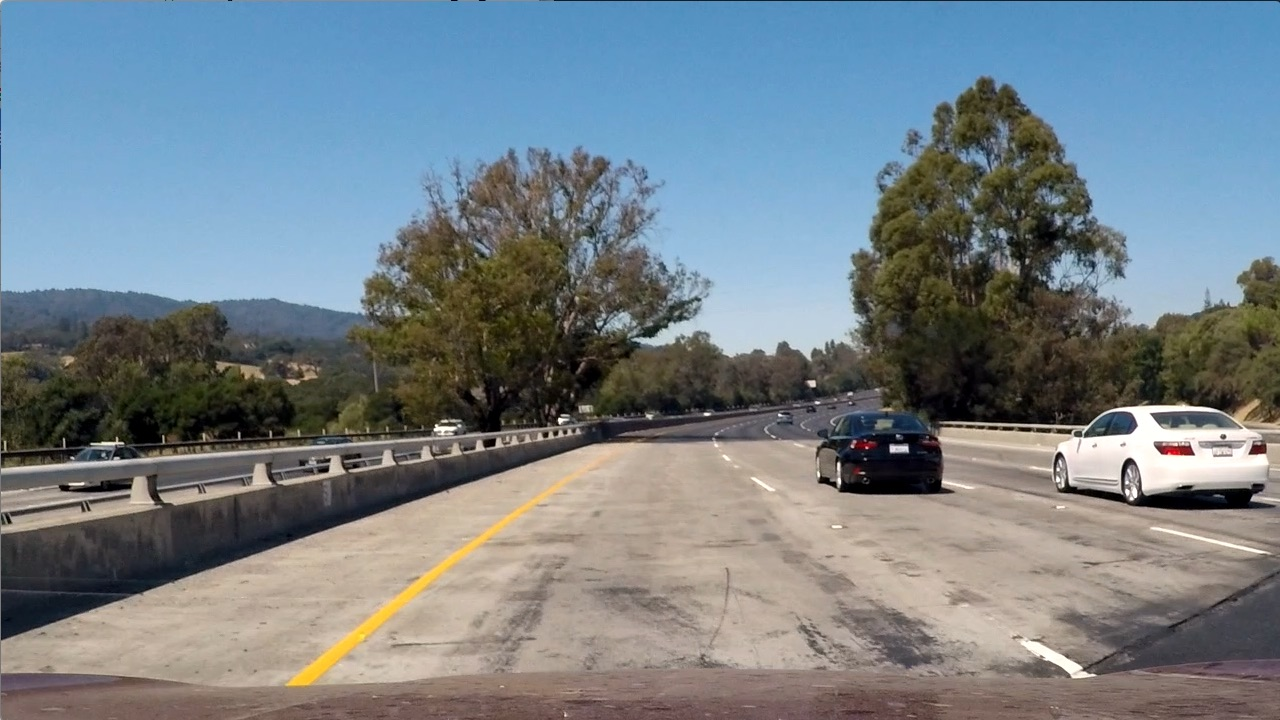
#> input picture P4_AdvancedDetectionLine/test_images/test1.jpg, 1280 x 720 px; its folder holds only this picture in this run
$ python threshold_utilis.py   (older library calls are emulated)
#> lines starting #> are read from the running program, lines starting #| are printed output that depends on the picture
import cv2
import matplotlib.image as mpimg
import matplotlib.pyplot as plt
import glob
import numpy as np

def grayscale(image):
    return cv2.cvtColor(image, cv2.COLOR_RGB2GRAY)

def clahe(image, contrast_limit=2.0, gridSize=(8, 8), verbose=False):
    gray = grayscale(image)
    clahe = cv2.createCLAHE(clipLimit=contrast_limit, tileGridSize=gridSize)
    cl1 = clahe.apply(gray)
    if verbose:
        cv2.imshow("clahe", cl1)
        cv2.waitKey(500)
    return cl1

def gradientThreshold(image, ksize, low_threshold, high_threshold, verbose=False):
    gray = clahe(image, 2.0, (16, 16))
    gray = grayscale(image)
    sobelx = cv2.Sobel(gray, cv2.CV_64F, 1, 0, ksize=ksize)
    sobely = cv2.Sobel(gray, cv2.CV_64F, 0, 1, ksize=ksize)
    abs_sobelx = np.sqrt(sobelx**2+sobely**2)
    scaled_sobelx = np.uint8(255*abs_sobelx/np.max(abs_sobelx))
    out_img = np.zeros_like(gray)
    out_img[(scaled_sobelx>=low_threshold) & (scaled_sobelx<=high_threshold)] = 1
    if verbose:
        plt.imshow(out_img, cmap="gray")
        plt.title("Gradient Threshold")
        plt.show()
    return out_img

def colorThreshold(image, low_threshold, high_threshold, verbose=False):
    hls = cv2.cvtColor(image, cv2.COLOR_RGB2HLS)
    s_image = hls[:, :, 2]
    out_img = np.zeros_like(s_image)
    out_img[(s_image>=low_threshold) & (s_image <= high_threshold)] = 1
    if verbose:
        plt.imshow(out_img, cmap="gray")
        plt.title("Color Threshold")
        plt.show()
    return out_img

def combineThreshold(image, gThresholdLow, gThresholdHigh, cThresholdLow, cThresholdHigh, verbose=False, ksize=3):
    g_image = gradientThreshold(image, ksize, gThresholdLow, gThresholdHigh)
    c_image = colorThreshold(image, cThresholdLow, cThresholdHigh)
    out_img = np.zeros_like(g_image)
    out_img[(g_image==1) | (c_image==1)] = 255
    kernel = np.ones((5, 5), np.uint8)
    close = cv2.morphologyEx(out_img.astype(np.uint8), cv2.MORPH_CLOSE, kernel)
    if verbose:
        fig, ax = plt.subplots(1, 2)
        ax[0].imshow(out_img, cmap="gray")
        ax[1].imshow(close, cmap="gray")
        plt.show()
    return out_img


image_files_path = glob.glob("test_images/test*.jpg")
for file in image_files_path:
    image = mpimg.imread(file)
#> image is the input picture: shape (720, 1280, 3); mean R, G, B 117.5, 128.7, 135.5
    # gradientThreshold(image, 3, 50, 200, verbose=True)
    combine_1 = combineThreshold(image, 50, 200, 200, 250, verbose=False)
#> in gradientThreshold, `sobely = cv2.Sobel(gray, cv2.CV_64F, 0, 1, ksize=ksize)`:
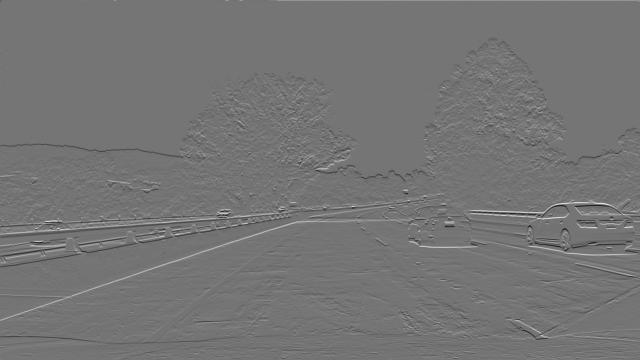
#> sobely: shape (720, 1280) float64 (shown at 1/2 size); min -799, max 941, mean -0.1; drawn with min black and max white
#> in combineThreshold, `g_image = gradientThreshold(image, ksize, gThresholdLow, gThresholdHigh)`:
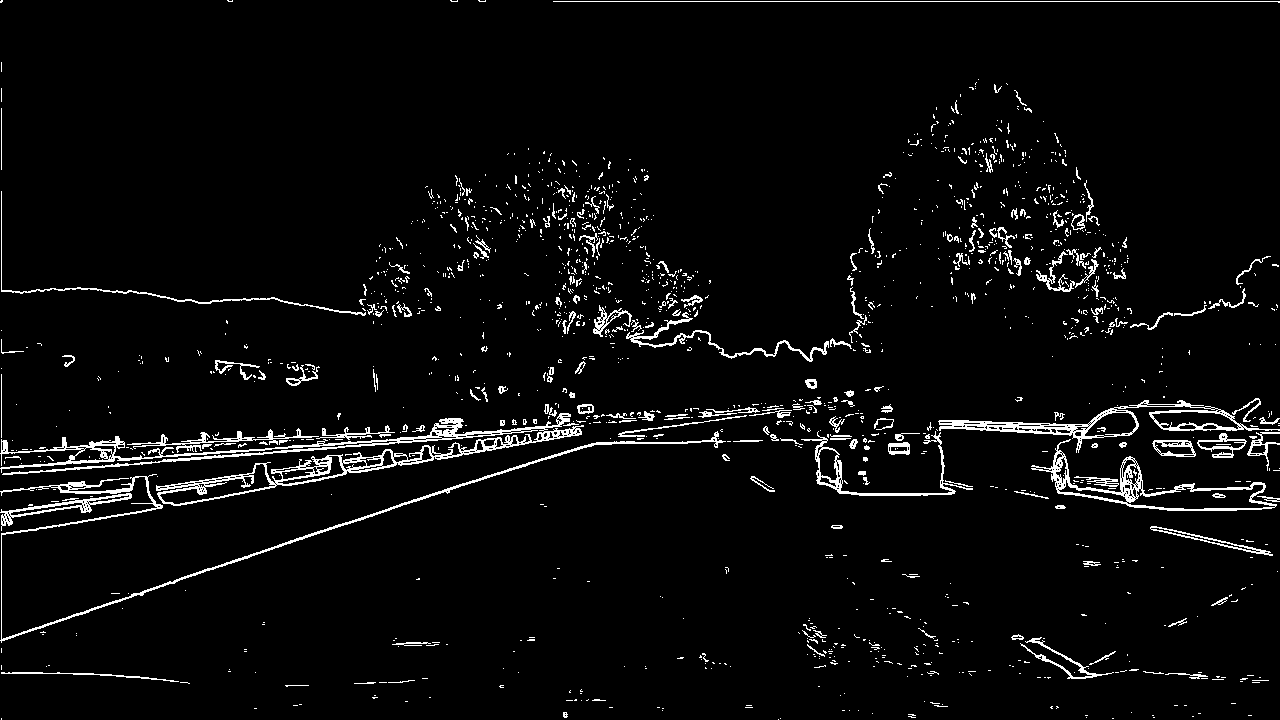
#> g_image: shape (720, 1280); values 0 (black) and 1 (white), 4.1% white in thin lines or dots
#> in colorThreshold, `s_image = hls[:, :, 2]`:
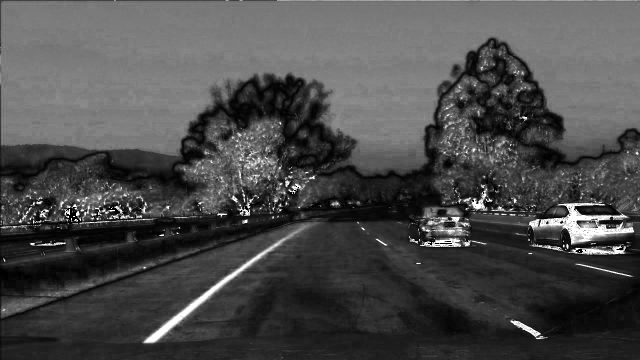
#> s_image: shape (720, 1280) (shown at 1/2 size); min 0, max 255, mean 74.4
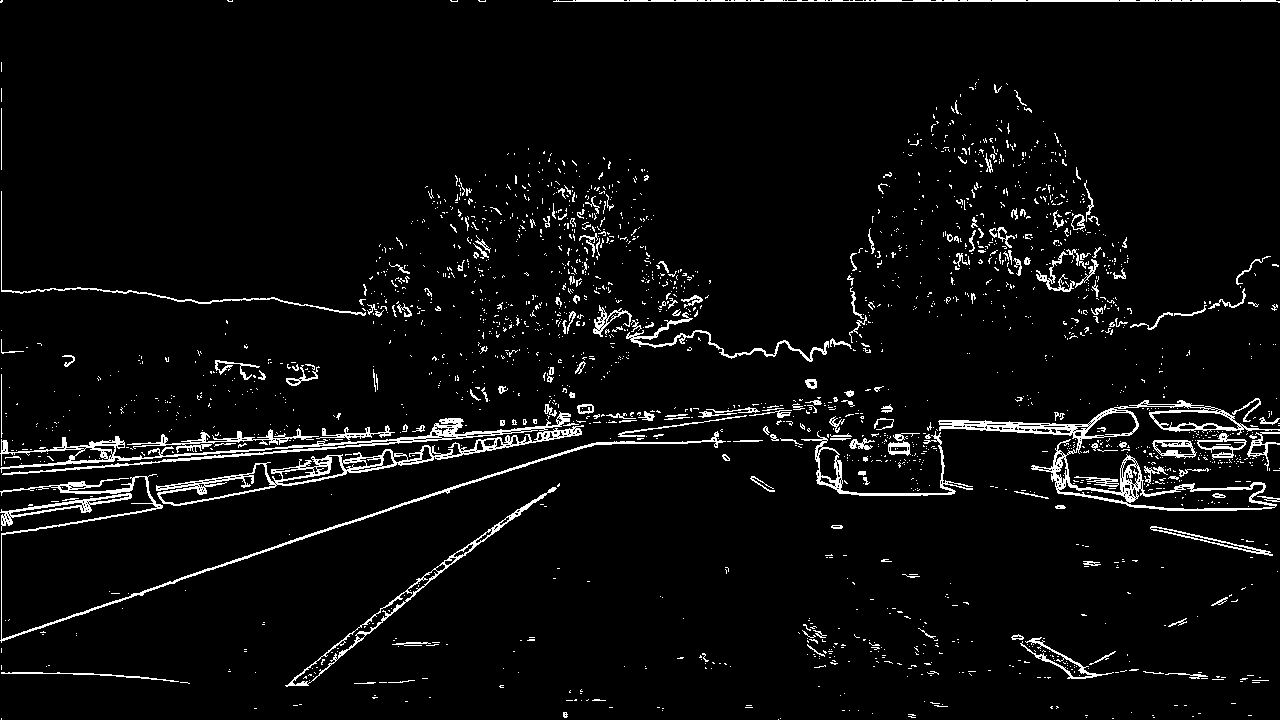
#> combine_1: shape (720, 1280); 4.6% white in thin lines or dots

$ run again, on P4_AdvancedDetectionLine/test_images/test5.jpg
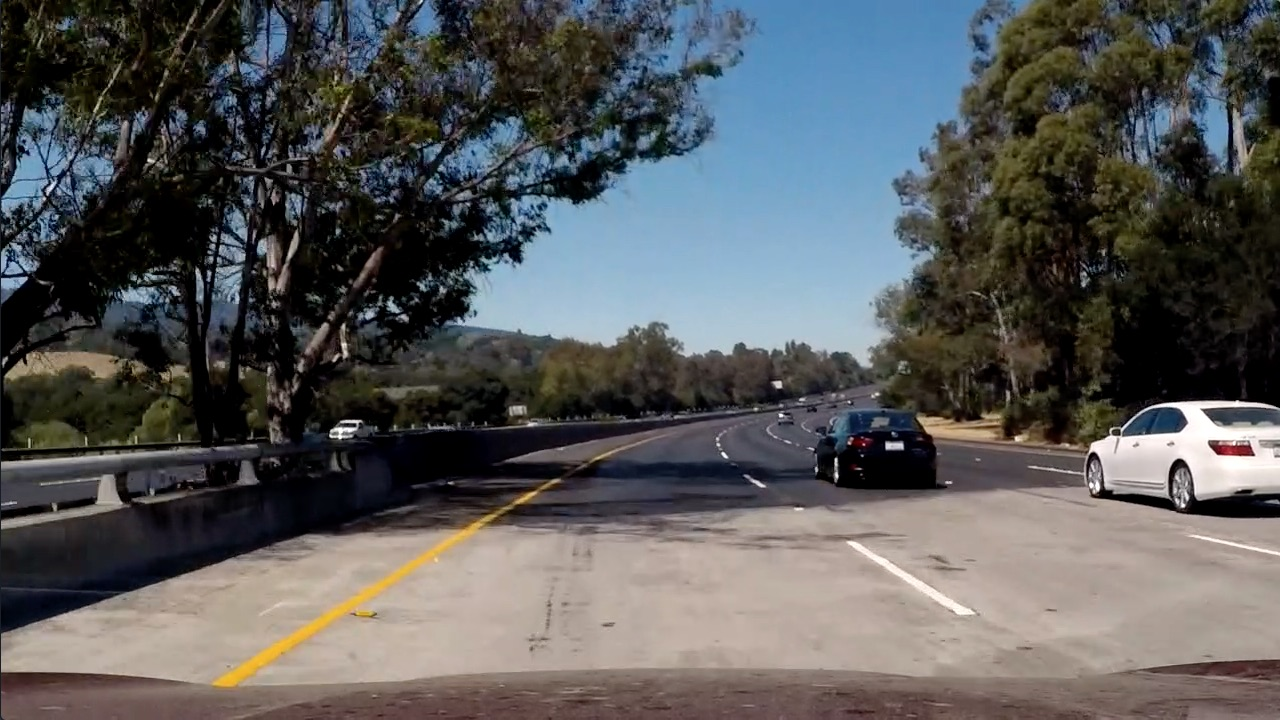
#> input picture P4_AdvancedDetectionLine/test_images/test5.jpg, 1280 x 720 px
#> image is the input picture: shape (720, 1280, 3); mean R, G, B 88.5, 89.3, 89.8
#> in combineThreshold, `g_image = gradientThreshold(image, ksize, gThresholdLow, gThresholdHigh)`:
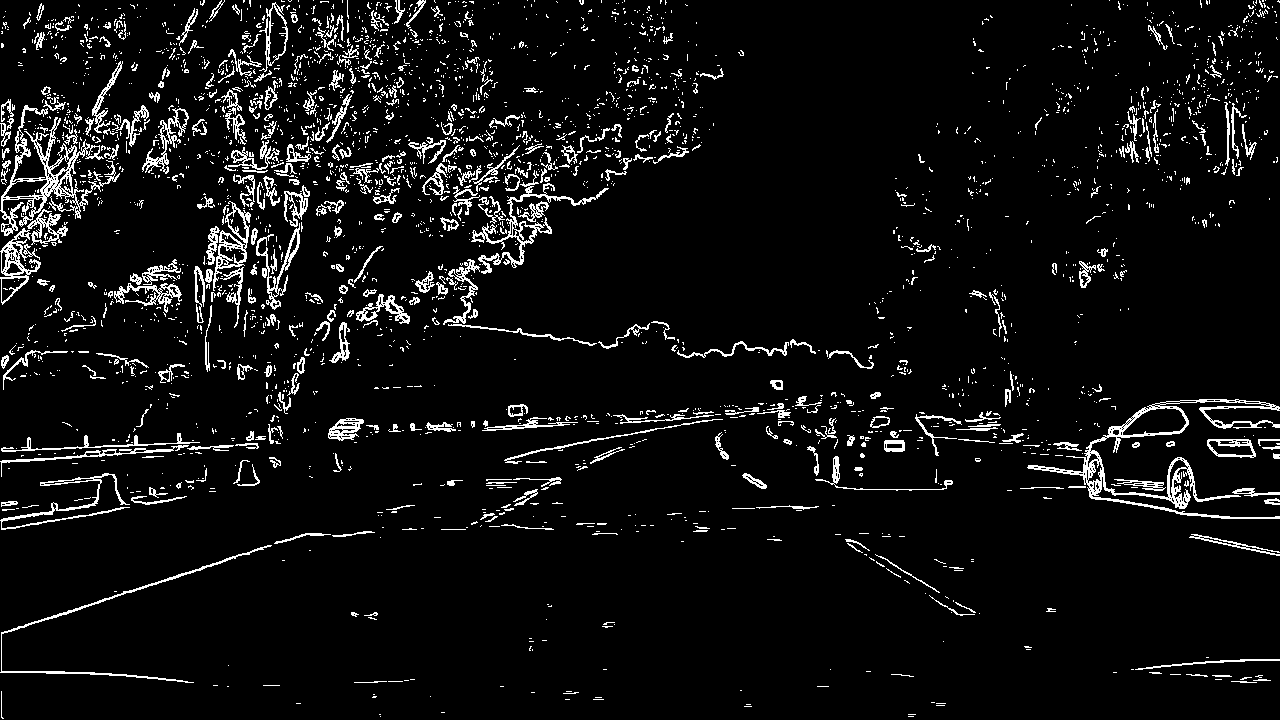
#> g_image: shape (720, 1280); values 0 (black) and 1 (white), 6.2% white in thin lines or dots
#> hls: shape (720, 1280, 3); mean of channels 0, 1, 2 55.5, 89.2, 70.1
#> c_image: shape (720, 1280); values 0 (black) and 1 (white), 1% white in thin lines or dots
#> `combine_1 = combineThreshold(image, 50, 200, 200, 250, verbose=False)`:
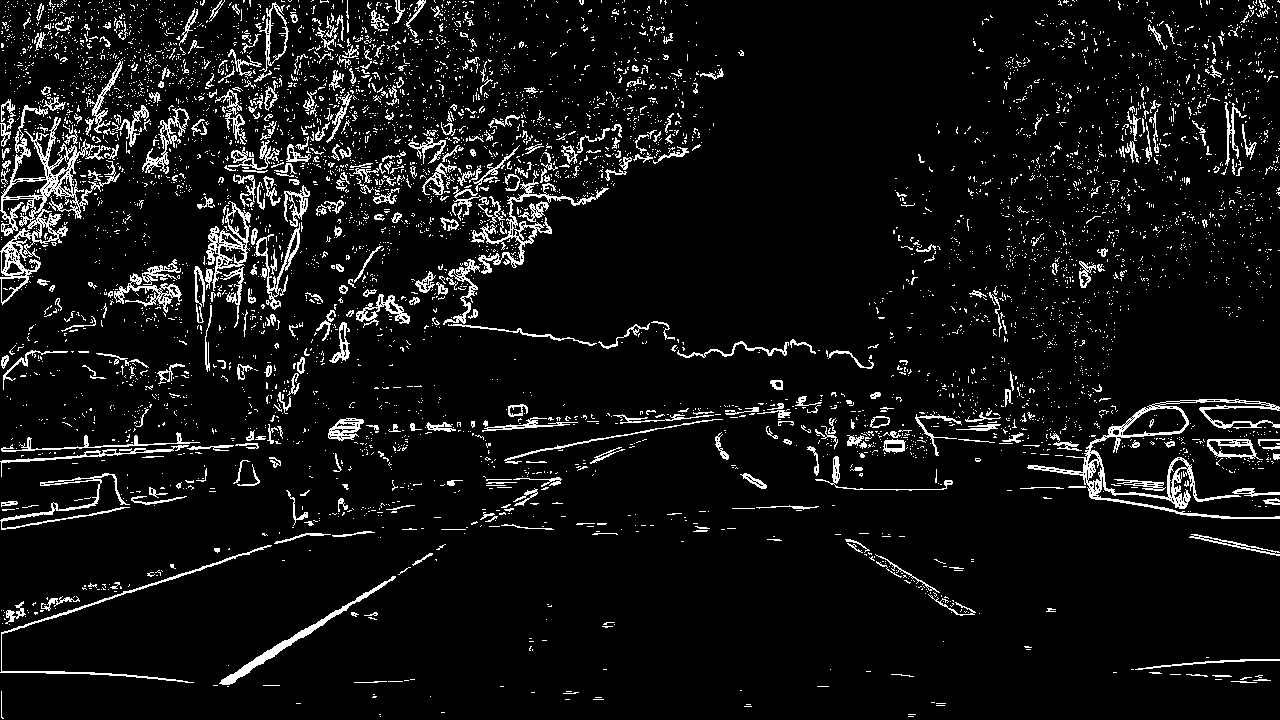
#> combine_1: shape (720, 1280); 7.2% white in thin lines or dots

$ run again, on P4_AdvancedDetectionLine/test_images/test6.jpg
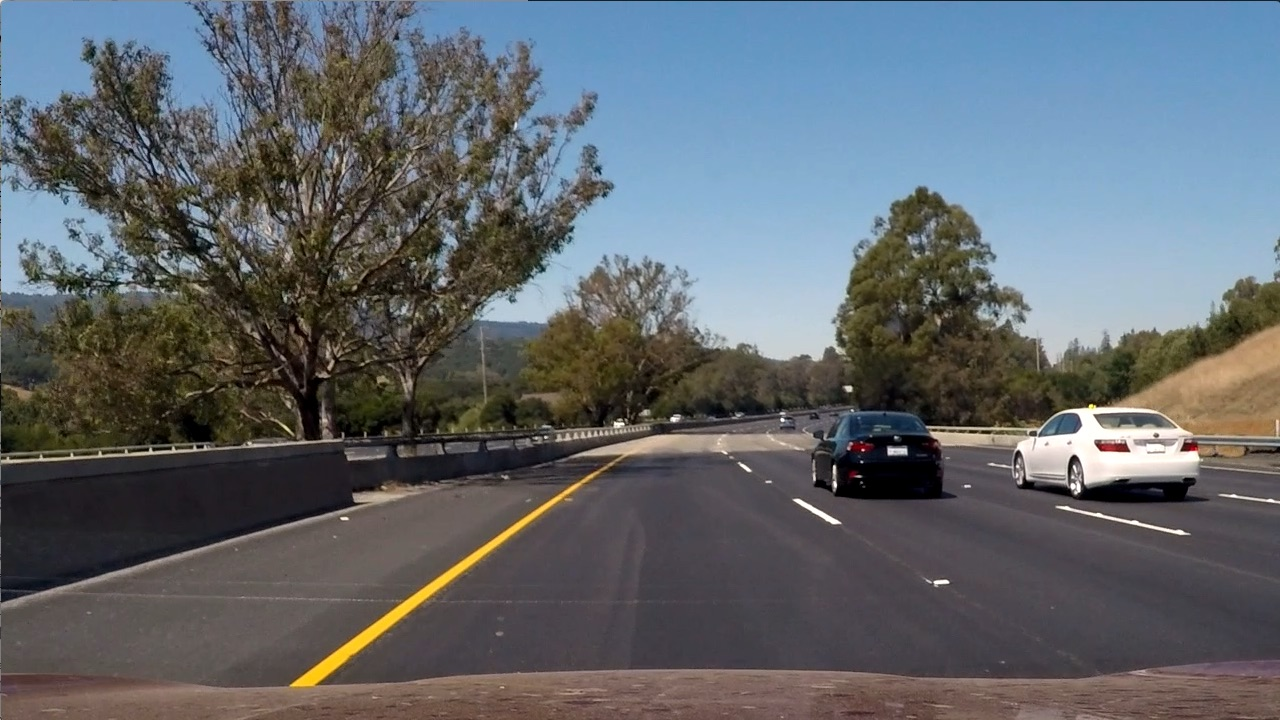
#> input picture P4_AdvancedDetectionLine/test_images/test6.jpg, 1280 x 720 px
#> image is the input picture: shape (720, 1280, 3); mean R, G, B 97, 102.6, 107.9
#> in combineThreshold, `g_image = gradientThreshold(image, ksize, gThresholdLow, gThresholdHigh)`:
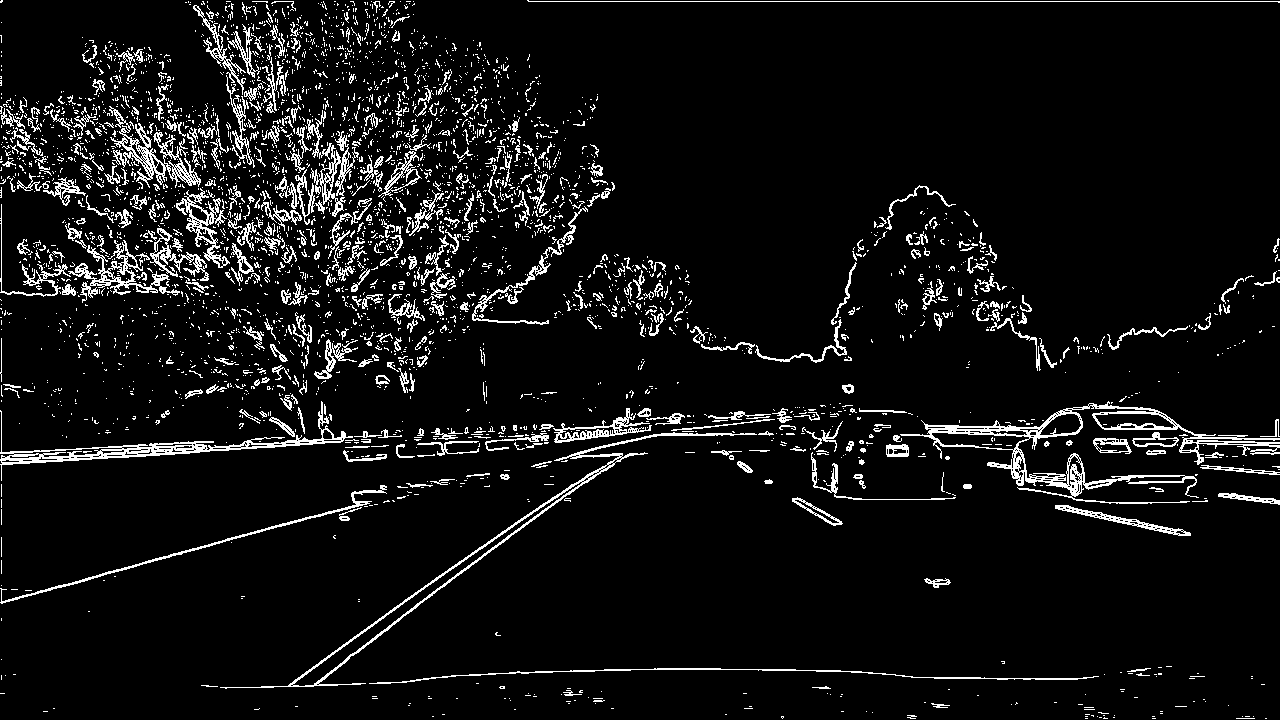
#> g_image: shape (720, 1280); values 0 (black) and 1 (white), 7% white in thin lines or dots
#> hls: shape (720, 1280, 3); mean of channels 0, 1, 2 76.7, 102.2, 57.5
#> c_image: shape (720, 1280); values 0 (black) and 1 (white), 0.43% white in thin lines or dots
#> `combine_1 = combineThreshold(image, 50, 200, 200, 250, verbose=False)`:
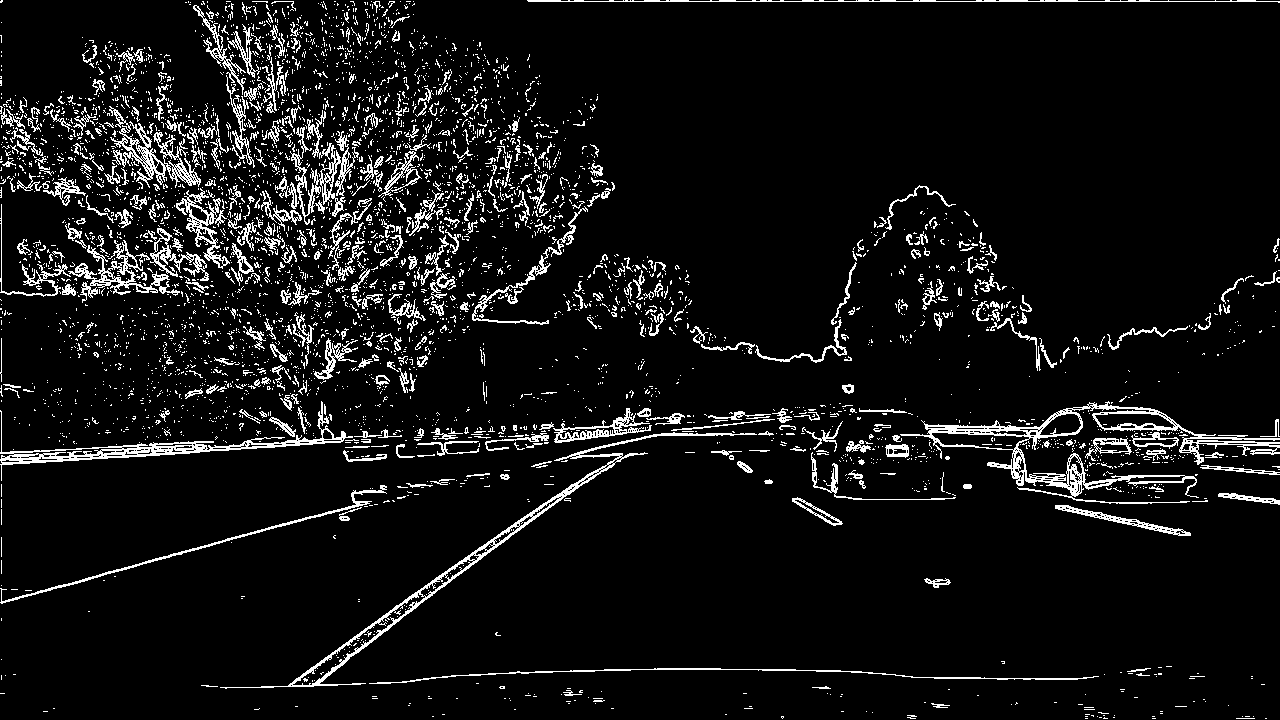
#> combine_1: shape (720, 1280); 7.3% white in thin lines or dots
